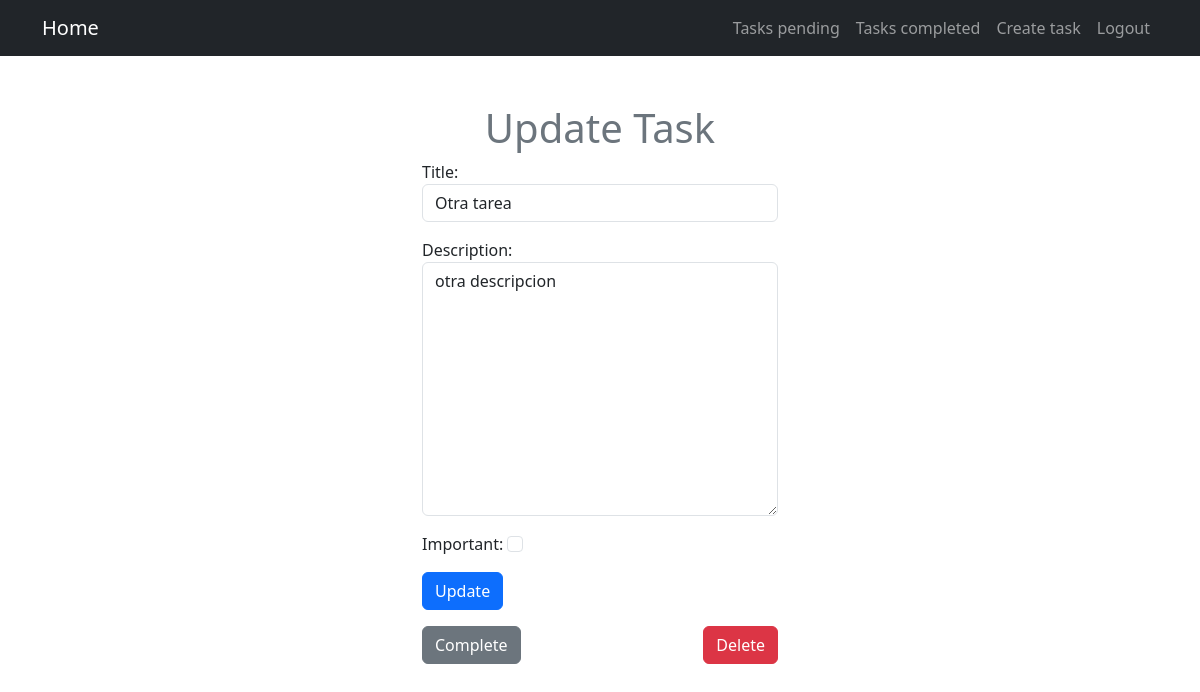
The page /tasks/3/ (signed in) on the database as committed earlier.
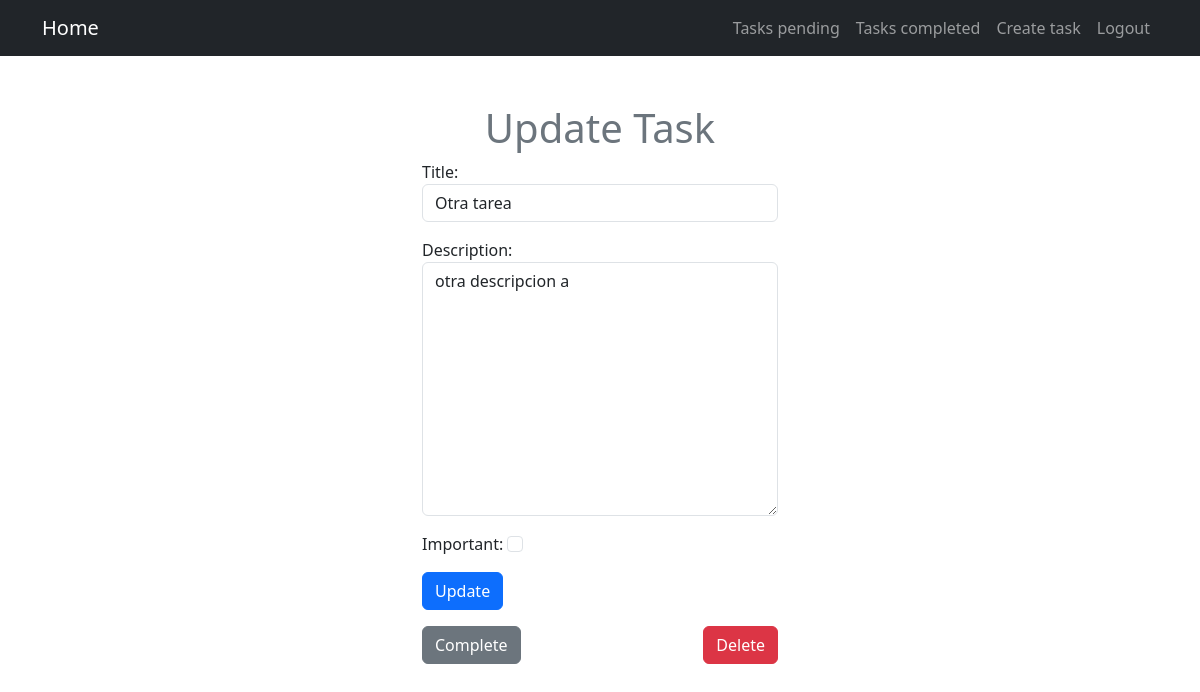
The same page on the database as committed later.
### tasks/models.py (models this page shows, shortened)
class Task(models.Model):
    title = models.CharField(max_length=100)
    description = models.TextField(blank=True)
    created = models.DateTimeField(auto_now_add=True)
    datecompleated = models.DateTimeField(null=True, blank=True)
    important = models.BooleanField(default=False)
    user = models.ForeignKey(User, on_delete=models.CASCADE)

### tasks/views.py (the view, shortened to what this page needs)
# urls.py: path('tasks/<int:task_id>/', views.task_detail, name='task_detail'),
@login_required
def task_detail(request, task_id):
    if request.method == 'GET':
        task = get_object_or_404(Task, pk=task_id, user=request.user)
        form = TaskForm(instance=task)
        return render(request, 'task.html', {
            'task': task,
            'form': form
        })

### tasks/forms.py
class TaskForm(forms.ModelForm):
    class Meta:
        model = Task
        fields = ['title', 'description', 'important']
        widgets = {
            'title': forms.TextInput(attrs={'class': 'form-control', 'placeholder': 'Write a title'}),
            'description': forms.Textarea(attrs={'class': 'form-control', 'placeholder': 'Write a description'}),
            'important': forms.CheckboxInput(attrs={'class': 'form-check-input text-center'})
        }

### tasks/templates/task.html (shortened to what this page needs)
{% extends 'base.html' %}
{% block content %}
<main class="container">
    <div class="row">
        <div class="col-md-4 offset-md-4">
            <h1 class="text-secondary text-center mt-5">Update Task</h1>
            <form method="post">
                {{form.as_p}}
                <button class="btn btn-primary">
                    Update
                </button>
            </form>
            <div class="d-flex justify-content-between mt-3">
                <form action="{% url 'complete_task' task.id %}" method="post">
                    <button  class="btn btn-secondary">Complete</button>
                </form>
                <form action="{% url 'delete_task' task.id %}" method="post">
                    <button  class="btn btn-danger">Delete</button>
                </form>
            </div>
        </div>
    </div>
</main>
{% endblock %}

Rows that differ between the two databases and show on the page:
changed Task "Otra tarea": description "otra descripcion" → "otra descripcion a"
